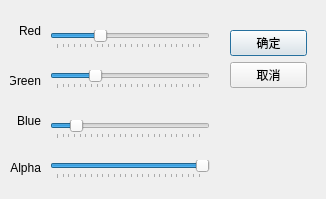
<?xml version="1.0" encoding="UTF-8"?>
<ui version="4.0">
 <class>CustomUnmodalDialogClass</class>
 <widget class="QDialog" name="CustomUnmodalDialogClass">
  <property name="geometry">
   <rect>
    <x>0</x>
    <y>0</y>
    <width>326</width>
    <height>199</height>
   </rect>
  </property>
  <property name="windowTitle">
   <string>Dialog</string>
  </property>
  <widget class="QWidget" name="layoutWidget">
   <property name="geometry">
    <rect>
     <x>230</x>
     <y>30</y>
     <width>77</width>
     <height>106</height>
    </rect>
   </property>
   <layout class="QVBoxLayout">
    <property name="spacing">
     <number>6</number>
    </property>
    <property name="leftMargin">
     <number>0</number>
    </property>
    <property name="topMargin">
     <number>0</number>
    </property>
    <property name="rightMargin">
     <number>0</number>
    </property>
    <property name="bottomMargin">
     <number>0</number>
    </property>
    <item>
     <widget class="QPushButton" name="okButton">
      <property name="text">
       <string>确定</string>
      </property>
     </widget>
    </item>
    <item>
     <widget class="QPushButton" name="cancelButton">
      <property name="text">
       <string>取消</string>
      </property>
     </widget>
    </item>
    <item>
     <spacer>
      <property name="orientation">
       <enum>Qt::Vertical</enum>
      </property>
      <property name="sizeHint" stdset="0">
       <size>
        <width>20</width>
        <height>40</height>
       </size>
      </property>
     </spacer>
    </item>
   </layout>
  </widget>
  <widget class="QSlider" name="hsBlue">
   <property name="geometry">
    <rect>
     <x>50</x>
     <y>120</y>
     <width>160</width>
     <height>19</height>
    </rect>
   </property>
   <property name="maximum">
    <number>255</number>
   </property>
   <property name="value">
    <number>34</number>
   </property>
   <property name="orientation">
    <enum>Qt::Horizontal</enum>
   </property>
   <property name="tickPosition">
    <enum>QSlider::TicksBelow</enum>
   </property>
  </widget>
  <widget class="QSlider" name="hsRed">
   <property name="geometry">
    <rect>
     <x>50</x>
     <y>30</y>
     <width>160</width>
     <height>19</height>
    </rect>
   </property>
   <property name="maximum">
    <number>255</number>
   </property>
   <property name="value">
    <number>75</number>
   </property>
   <property name="orientation">
    <enum>Qt::Horizontal</enum>
   </property>
   <property name="tickPosition">
    <enum>QSlider::TicksBelow</enum>
   </property>
  </widget>
  <widget class="QSlider" name="hsGreen">
   <property name="geometry">
    <rect>
     <x>50</x>
     <y>70</y>
     <width>160</width>
     <height>19</height>
    </rect>
   </property>
   <property name="maximum">
    <number>255</number>
   </property>
   <property name="value">
    <number>67</number>
   </property>
   <property name="orientation">
    <enum>Qt::Horizontal</enum>
   </property>
   <property name="tickPosition">
    <enum>QSlider::TicksBelow</enum>
   </property>
  </widget>
  <widget class="QSlider" name="hsAlpha">
   <property name="geometry">
    <rect>
     <x>50</x>
     <y>160</y>
     <width>160</width>
     <height>19</height>
    </rect>
   </property>
   <property name="maximum">
    <number>255</number>
   </property>
   <property name="value">
    <number>255</number>
   </property>
   <property name="orientation">
    <enum>Qt::Horizontal</enum>
   </property>
   <property name="tickPosition">
    <enum>QSlider::TicksBelow</enum>
   </property>
  </widget>
  <widget class="QLabel" name="label">
   <property name="geometry">
    <rect>
     <x>10</x>
     <y>20</y>
     <width>31</width>
     <height>21</height>
    </rect>
   </property>
   <property name="text">
    <string>Red</string>
   </property>
   <property name="alignment">
    <set>Qt::AlignRight|Qt::AlignTrailing|Qt::AlignVCenter</set>
   </property>
  </widget>
  <widget class="QLabel" name="label_2">
   <property name="geometry">
    <rect>
     <x>10</x>
     <y>70</y>
     <width>31</width>
     <height>21</height>
    </rect>
   </property>
   <property name="text">
    <string>Green</string>
   </property>
   <property name="alignment">
    <set>Qt::AlignRight|Qt::AlignTrailing|Qt::AlignVCenter</set>
   </property>
  </widget>
  <widget class="QLabel" name="label_4">
   <property name="geometry">
    <rect>
     <x>10</x>
     <y>160</y>
     <width>31</width>
     <height>16</height>
    </rect>
   </property>
   <property name="text">
    <string>Alpha</string>
   </property>
   <property name="alignment">
    <set>Qt::AlignRight|Qt::AlignTrailing|Qt::AlignVCenter</set>
   </property>
  </widget>
  <widget class="QLabel" name="label_3">
   <property name="geometry">
    <rect>
     <x>10</x>
     <y>110</y>
     <width>31</width>
     <height>21</height>
    </rect>
   </property>
   <property name="text">
    <string>Blue</string>
   </property>
   <property name="alignment">
    <set>Qt::AlignRight|Qt::AlignTrailing|Qt::AlignVCenter</set>
   </property>
  </widget>
 </widget>
 <resources/>
 <connections>
  <connection>
   <sender>okButton</sender>
   <signal>clicked()</signal>
   <receiver>CustomUnmodalDialogClass</receiver>
   <slot>accept()</slot>
   <hints>
    <hint type="sourcelabel">
     <x>305</x>
     <y>39</y>
    </hint>
    <hint type="destinationlabel">
     <x>233</x>
     <y>29</y>
    </hint>
   </hints>
  </connection>
  <connection>
   <sender>cancelButton</sender>
   <signal>clicked()</signal>
   <receiver>CustomUnmodalDialogClass</receiver>
   <slot>reject()</slot>
   <hints>
    <hint type="sourcelabel">
     <x>305</x>
     <y>82</y>
    </hint>
    <hint type="destinationlabel">
     <x>197</x>
     <y>125</y>
    </hint>
   </hints>
  </connection>
  <connection>
   <sender>CustomUnmodalDialogClass</sender>
   <signal>accepted()</signal>
   <receiver>CustomUnmodalDialogClass</receiver>
   <slot>close()</slot>
   <hints>
    <hint type="sourcelabel">
     <x>282</x>
     <y>150</y>
    </hint>
    <hint type="destinationlabel">
     <x>217</x>
     <y>149</y>
    </hint>
   </hints>
  </connection>
  <connection>
   <sender>CustomUnmodalDialogClass</sender>
   <signal>rejected()</signal>
   <receiver>CustomUnmodalDialogClass</receiver>
   <slot>close()</slot>
   <hints>
    <hint type="sourcelabel">
     <x>298</x>
     <y>176</y>
    </hint>
    <hint type="destinationlabel">
     <x>270</x>
     <y>176</y>
    </hint>
   </hints>
  </connection>
 </connections>
</ui>
